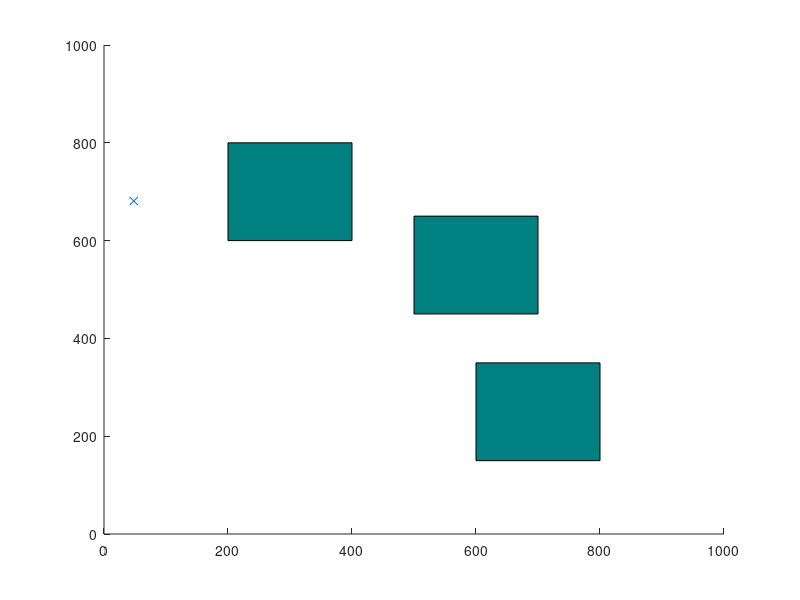

Write the MATLAB code that produced this figure. (Note: this script raises an error after producing the figure.)
clearvars
close all
addpath('function')
% Define obstacles and environment boundaries
x_max = 1000;
y_max = 1000;
obstacle1 = [500, 450, 200, 200];
obstacle2 = [200, 600, 200, 200];
obstacle3 = [600, 150, 200, 200];

% Parameters
numNodes = 3000;
EPS = 20;

% Define start and goal configurations
q_start.coord = [0 0];
q_start.cost = 0;
q_start.parent = 0;

q_goal.coord = [999 999];
q_goal.cost = 0;
q_goal.parent = 0;

% Initialize trees
nodes1(1) = q_start;
nodes2(1) = q_goal;

% Plot obstacles
figure(1)
axis([0 x_max 0 y_max])
rectangle('Position', obstacle1, 'FaceColor', [0,.5,.5])
hold on
rectangle('Position', obstacle2, 'FaceColor', [0,.5,.5])
hold on
rectangle('Position', obstacle3, 'FaceColor', [0,.5,.5])
hold on

treeTurn = 1; % Start with Tree 1

for i = 1:numNodes
    if treeTurn == 1
        % Extend Tree 1
        q_rand = [floor(rand(1)*x_max) floor(rand(1)*y_max)];
        plot(q_rand(1), q_rand(2), 'x', 'Color', [0 0.4470 0.7410]);
        
        % Find nearest node in Tree 1
        ndist1 = [];
        for j = 1:length(nodes1)
            tmp = dist(nodes1(j).coord, q_rand);
            ndist1 = [ndist1 tmp];
        end
        [val1, idx1] = min(ndist1);
        q_near1 = nodes1(idx1);

        q_new.coord = steer(q_rand, q_near1.coord, val1, EPS);
        if noCollision(q_new.coord, q_near1.coord, obstacle1) ...
           && noCollision(q_new.coord, q_near1.coord, obstacle2) ...
           && noCollision(q_new.coord, q_near1.coord, obstacle3)
            line([q_near1.coord(1), q_new.coord(1)], [q_near1.coord(2), q_new.coord(2)], 'Color', 'k', 'LineWidth', 2);
            drawnow
            hold on
            q_new.cost = dist(q_new.coord, q_near1.coord) + q_near1.cost;
            % q_new.parent = length(nodes1) + 1;
         
            q_new.parent = idx1;
            nodes1 = [nodes1 q_new];

            % Check connection to Tree 2
            ndist2 = [];
            for j = 1:length(nodes2)
                tmp = dist(nodes2(j).coord, q_new.coord);
                ndist2 = [ndist2 tmp];
            end
            [val2, idx2] = min(ndist2);
            q_near2 = nodes2(idx2);
            
            if dist(q_new.coord, q_near2.coord) < EPS ...
               && noCollision(q_new.coord, q_near2.coord, obstacle1) ...
               && noCollision(q_new.coord, q_near2.coord, obstacle2) ...
               && noCollision(q_new.coord, q_near2.coord, obstacle3)
                line([q_new.coord(1), q_near2.coord(1)], [q_new.coord(2), q_near2.coord(2)], 'Color', 'k', 'LineWidth', 2);
                drawnow
                hold on
                break; % Connection found
            end
        end
        
        treeTurn = 2; % Switch to Tree 2 next
    else
        % Extend Tree 2
        q_rand = [floor(rand(1)*x_max) floor(rand(1)*y_max)];
        plot(q_rand(1), q_rand(2), 'x', 'Color', [0 0.4470 0.7410]);
        % Find nearest node in Tree 2
        ndist2 = [];
        for j = 1:length(nodes2)
            tmp = dist(nodes2(j).coord, q_rand);
            ndist2 = [ndist2 tmp];
        end
        [val2, idx2] = min(ndist2);
        q_near2 = nodes2(idx2);

        q_new.coord = steer(q_rand, q_near2.coord, val2, EPS);
        if noCollision(q_new.coord, q_near2.coord, obstacle1) ...
           && noCollision(q_new.coord, q_near2.coord, obstacle2) ...
           && noCollision(q_new.coord, q_near2.coord, obstacle3)
            line([q_near2.coord(1), q_new.coord(1)], [q_near2.coord(2), q_new.coord(2)], 'Color', 'k', 'LineWidth', 2);
            drawnow
            hold on
            q_new.cost = dist(q_new.coord, q_near2.coord) + q_near2.cost;
            % q_new.parent = length(nodes2) + 1;
            
            q_new.parent = idx2;
                
            nodes2 = [nodes2 q_new];

            % Check connection to Tree 1
            ndist1 = [];
            for j = 1:length(nodes1)
                tmp = dist(nodes1(j).coord, q_new.coord);
                ndist1 = [ndist1 tmp];
            end
            [val1, idx1] = min(ndist1);
            q_near1 = nodes1(idx1);
            
            if dist(q_new.coord, q_near1.coord) < EPS ...
               && noCollision(q_new.coord, q_near1.coord, obstacle1) ...
               && noCollision(q_new.coord, q_near1.coord, obstacle2) ...
               && noCollision(q_new.coord, q_near1.coord, obstacle3)
                line([q_new.coord(1), q_near1.coord(1)], [q_new.coord(2), q_near1.coord(2)], 'Color', 'k', 'LineWidth', 2);
                drawnow
                hold on
                break; % Connection found
            end
        end
        
        treeTurn = 1; % Switch to Tree 1 next
    end
end

q_end1 = q_near1;
q_end2 = q_near2;

line([q_end1.coord(1), q_new.coord(1)], [q_end1.coord(2), q_new.coord(2)], 'Color','r', 'LineWidth', 2);
line([q_end2.coord(1), q_new.coord(1)], [q_end2.coord(2), q_new.coord(2)], 'Color','r', 'LineWidth', 2);
% Reconstruct path for Tree 1
while q_end1.parent ~= 0
    start = q_end1.parent;
    line([q_end1.coord(1), nodes1(start).coord(1)], [q_end1.coord(2), nodes1(start).coord(2)], 'Color','r', 'LineWidth', 2);
    drawnow
    hold on
    q_end1 = nodes1(start);
end
 
% Reconstruct path for Tree 2
while q_end2.parent ~= 0
    start = q_end2.parent;
    line([q_end2.coord(1), nodes2(start).coord(1)], [q_end2.coord(2), nodes2(start).coord(2)], 'Color','r', 'LineWidth', 2);
    drawnow
    hold on
    q_end2 = nodes2(start);
end